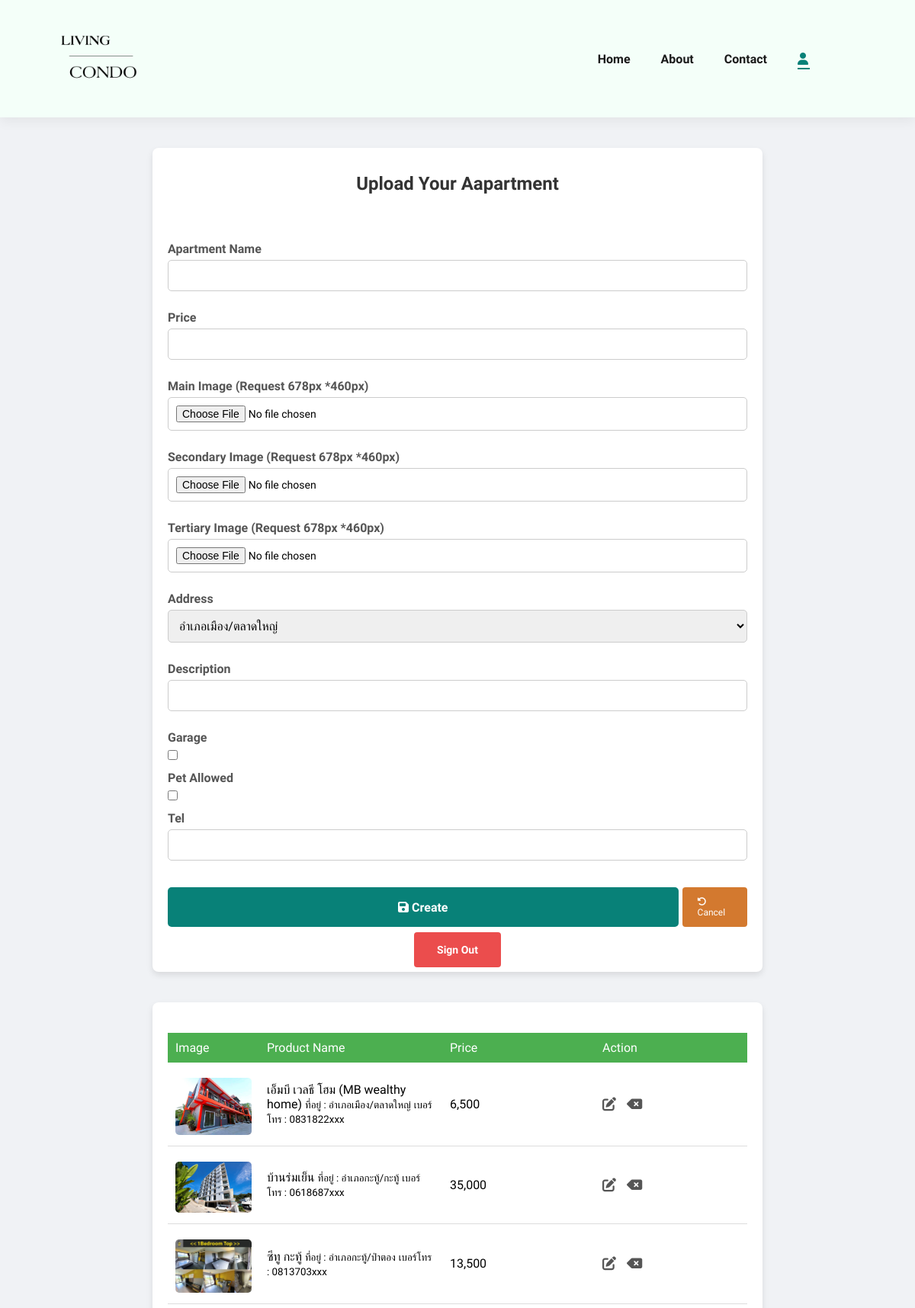
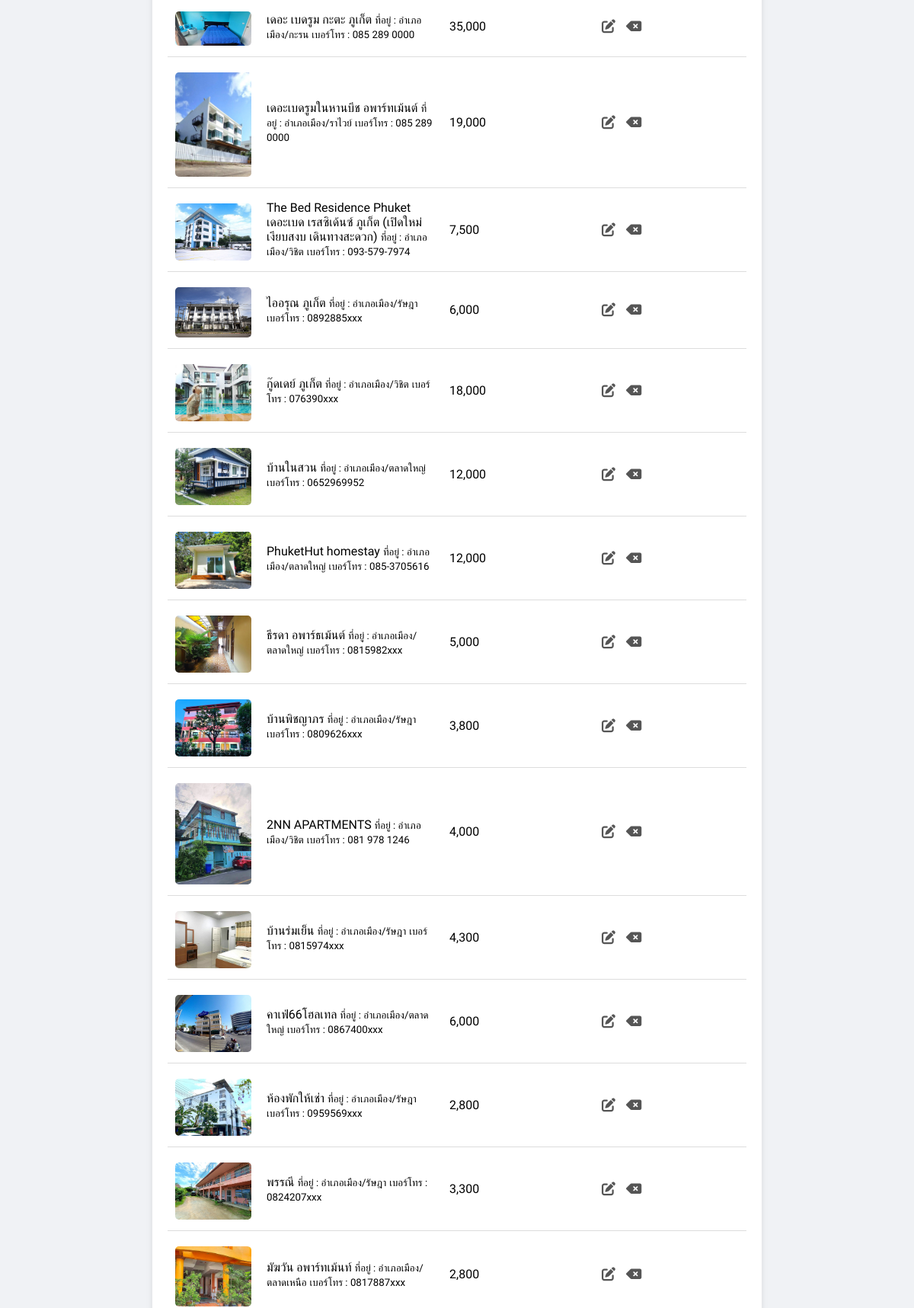
/product-post.php (signed in, upper part), run on the app's committed database (2 pictures, top to bottom).
### tables this page shows
CREATE TABLE `products` (
  `id` int(11) NOT NULL,
  `product_name` varchar(255) NOT NULL,
  `price` decimal(10,2) NOT NULL,
  `profile_image` varchar(255) DEFAULT NULL,
  `profile_image2` varchar(255) DEFAULT NULL,
  `profile_image3` varchar(255) DEFAULT NULL,
  `address` text DEFAULT NULL,
  `description` text NOT NULL,
  `garage` tinyint(1) NOT NULL DEFAULT 0,
  `pet` tinyint(1) NOT NULL DEFAULT 0,
  `tel` varchar(30) NOT NULL,
  `user_id` int(11) DEFAULT NULL,
  `approved` tinyint(1) NOT NULL DEFAULT 0,
  `ads` tinyint(1) NOT NULL DEFAULT 0,
  `created_at` timestamp NOT NULL DEFAULT current_timestamp(),
  `updated_at` timestamp NOT NULL DEFAULT current_timestamp() ON UPDATE current_timestamp()
);

### product-post.php (the view, shortened to what this page needs)
<?php
$user_id = $_SESSION['user_id'];
$query = mysqli_query($conn, "SELECT * FROM products WHERE user_id = '$user_id'");
$rows = mysqli_num_rows($query);
$result = [
    'id' => '',
    'product_name' => '',
    'price' => '',
    'address' => '',
    'product_image' => '',
    'description' => '',
    'garage' => '',
    'pet' => '',
    'tel' => '',
];
?>
<!DOCTYPE html>
<html lang="en">
<head>
    <link rel="stylesheet" href="assets/css/style-productpost.css">
</head>
<body>
    <?php include 'include/menu-login.php'; ?>
    <section id="body">
        <section id="form-details">
            <form action="product-form" method="post" enctype="multipart/form-data">
                <h2>Upload Your Aapartment</h2><br>
                <label class="form-label">Apartment Name</label>
                <input type="text" name="product_name" class="form-control" value="<?php echo $result['product_name']; ?>">
                <label class="form-label">Price</label>
                <input type="text" name="price" class="form-control" value="<?php echo $result['price']; ?>">
                <label for="formFile" class="form-label">Main Image (Request 678px *460px)</label>
                <input type="file" name="profile_image" class="form-control" accept="image/png, image/jpg, image/jpeg">
                <label for="formFile" class="form-label">Secondary Image (Request 678px *460px)</label>
                <input type="file" name="profile_image2" class="form-control" accept="image/png, image/jpg, image/jpeg">
                <label for="formFile" class="form-label">Tertiary Image (Request 678px *460px)</label>
                <input type="file" name="profile_image3" class="form-control" accept="image/png, image/jpg, image/jpeg">
                <label class="form-label">Address</label>
                <select name="address" class="form-control" value="<?php echo $result['address']; ?>">
                    <option>อำเภอเมือง/ตลาดใหญ่</option>
                </select>
                <label class="form-label">Description</label>
                <input type="text" name="description" class="form-control" value="<?php echo $result['description']; ?>">
                <label class="form-label">Garage</label>
                <input type="checkbox" name="garage" class="form-check-input" value="1" <?php echo ($result['garage'] == 1 ? 'checked' : ''); ?>>
                <label class="form-label">Pet Allowed</label>
                <input type="checkbox" name="pet" class="form-check-input" value="1" <?php echo ($result['pet'] == 1 ? 'checked' : ''); ?>>
                <label class="form-label">Tel</label>
                <input type="tel" name="tel" class="form-control" value="<?php echo $result['tel']; ?>">
                <div class="but-form">
                    <?php if (empty($result['id'])): ?>
                        <button class="normal" type="submit"><i class="fa-solid fa-floppy-disk"></i> Create</button>
                    <?php else: ?>
                        <button class="normal" type="submit"><i class="fa-solid fa-floppy-disk"></i> Update</button>
                    <?php endif ?>
                    <a href="product-post"><i class="fa-solid fa-rotate-left"></i></i> Cancel</a>
                </div>
                <div class="logout">
                    <a href="logout">Sign Out</a>
                </div>
            </form>
        </section>
        <section id="form-edit">
            <table>
                <thead>
                    <th style="width: 100px;">Image</th>
                    <th>Product Name</th>
                    <th style="width: 200px;">Price</th>
                    <th style="width: 200px;">Action</th>
                </thead>
                <tbody>
                    <?php if ($rows > 0): ?>
                        <?php while ($product = mysqli_fetch_assoc($query)): ?>
                            <tr>
                                <td>
                                    <?php if (!empty($product['profile_image'])) : ?>
                                        <img src="img/product/<?php echo $product['profile_image']; ?>" width="100" alt="Product_Image">
                                    <?php else : ?>
                                        <img src="img/product/no-image.png" width="100" alt="Product_Image">
                                    <?php endif; ?>
                                </td>
                                <td>
                                    <?php echo htmlspecialchars($product['product_name']); ?>
                                    <small>ที่อยู่ : <?php echo htmlspecialchars($product['address']); ?></small>
                                    <small>เบอร์โทร : <?php echo htmlspecialchars($product['tel']); ?></small>
                                </td>
                                <td>
                                    <?php echo number_format($product['price']); ?>
                                </td>
                                <td>
                                    <a class="a-edit" role="button" href="product-post?id=<?php echo $product['id']; ?>"><i class="fa-solid fa-pen-to-square"></i></a>
                                    <a class="a-de" onclick="return confirm('Are you sure you want to delete');" role="button" href="product-delete?id=<?php echo $product['id']; ?>"><i class="fa-solid fa-delete-left"></i></a>
                                </td>
                            </tr>
                        <?php endwhile; ?>
                    <?php else: ?>
                        <tr>
                            <td colspan="4">ไม่มีรายการ</td>
                        </tr>
                    <?php endif; ?>
                </tbody>
            </table>
        </section>
    </section>
    <?php include 'include/footer.php'; ?>
</body>
</html>

### assets/css/style-productpost.css (style rules this page uses)
#body { font-family: Arial, sans-serif; background-color: #f0f2f5; margin: 0; padding: 0; display: flex; flex-direction: column; align-items: center; padding: 20px; }
#form-details, #form-edit { background-color: #fff; width: 100%; max-width: 800px; margin: 20px auto; padding: 20px; border-radius: 8px; box-shadow: 0px 4px 8px rgba(0, 0, 0, 0.1); }
#form-details h2 { text-align: center; font-size: 24px; color: #333; margin-bottom: 20px; }
.form-label { display: block; margin: 10px 0 5px; font-weight: bold; color: #555; }
.form-control { width: 100%; padding: 10px; margin-bottom: 15px; border: 1px solid #ccc; border-radius: 5px; font-size: 16px; }
input[type="file"] { padding: 10px; font-size: 14px; }
img { margin-top: 10px; border-radius: 5px; }
.but-form .normal { background-color: #088178; color: #fff; padding: 12px 0; border: none; border-radius: 5px; font-size: 16px; cursor: pointer; transition: background-color 0.3s; width: 100%; }
.a-edit, .a-de { font-size: 18px; color: #555; margin-right: 10px; text-decoration: none; }
.but-form { display: flex; justify-content: space-between; margin-top: 20px; }
.but-form a { margin-left: 5px; text-decoration: none; color: #fff; background-color: #d3792f; font-size: 12px; padding: 12px 20px; border-radius: 4px; cursor: pointer; border: none; outline: none; transition: 0.2s; }
.logout { margin-top: 20px; text-align: center; }
.logout a { text-decoration: none; color: #fff; background-color: #eb4d4d; font-size: 14px; font-weight: 600; padding: 15px 30px; border-radius: 4px; cursor: pointer; border: none; outline: none; transition: 0.2s; }
table { width: 100%; border-collapse: collapse; margin-top: 20px; }
thead th { background-color: #4CAF50; color: white; padding: 10px; text-align: left; font-weight: normal; }
tbody td { padding: 10px; border-bottom: 1px solid #dddddd; }
td img { border-radius: 5px; width: 100px; height: auto; }

### assets/css/style-index.css (style rules this page uses)
* { margin: 0; padding: 0; box-sizing: border-box; font-family: 'Spartan', sans-serif; }
h2 { font-size: 46px; line-height: 54px; color: #222; }
button.normal { font-size: 14px; font-weight: 600; padding: 15px 30px; color: #000; background-color: #fff; border-radius: 4px; cursor: pointer; border: none; outline: none; transition: 0.2s; }
body { width: 100%; }

### data on the page
products: profile_image (picture), product_name "เอ็มบี เวลธี โฮม (MB wealthy home)", address "อำเภอเมือง/ตลาดใหญ่", tel "0831822xxx", price "6,500"
products: profile_image (picture), product_name "บ้านร่มเย็น", address "อำเภอกะทู้/กะทู้", tel "0618687xxx", price "35,000"
products: profile_image (picture), product_name "ซีทู กะทู้", address "อำเภอกะทู้/ป่าตอง", tel "0813703xxx", price "13,500"
products: profile_image (picture), product_name "เดอะ เบดรูม กะตะ ภูเก็ต", address "อำเภอเมือง/กะรน", tel "085 289 0000", price "35,000"
products: profile_image (picture), product_name "เดอะเบดรูมในหานบีช อพาร์ทเม้นต์", address "อำเภอเมือง/ราไวย์", tel "085 289 0000", price "19,000"
products: profile_image (picture), product_name "The Bed Residence Phuket เดอะเบด เรสซิเด้นซ์ ภูเก็ต (เปิดใหม่ เงียบสงบ เดินทางสะดวก)", address "อำเภอเมือง/วิชิต", tel "093-579-7974", price "7,500"
products: profile_image (picture), product_name "ไออรุณ ภูเก็ต", address "อำเภอเมือง/รัษฎา", tel "0892885xxx", price "6,000"
products: profile_image (picture), product_name "กู๊ดเดย์ ภูเก็ต", address "อำเภอเมือง/วิชิต", tel "076390xxx", price "18,000"
products: profile_image (picture), product_name "บ้านในสวน", address "อำเภอเมือง/ตลาดใหญ่", tel "0652969952", price "12,000"
products: profile_image (picture), product_name "PhuketHut homestay", address "อำเภอเมือง/ตลาดใหญ่", tel "085-3705616", price "12,000"
products: profile_image (picture), product_name "ธีรดา อพาร์ธเม้นต์", address "อำเภอเมือง/ตลาดใหญ่", tel "0815982xxx", price "5,000"
products: profile_image (picture), product_name "บ้านพิชญาภร", address "อำเภอเมือง/รัษฎา", tel "0809626xxx", price "3,800"
products: profile_image (picture), product_name "2NN APARTMENTS", address "อำเภอเมือง/วิชิต", tel "081 978 1246", price "4,000"
products: profile_image (picture), product_name "บ้านร่มเย็น", address "อำเภอเมือง/รัษฎา", tel "0815974xxx", price "4,300"
products: profile_image (picture), product_name "คาเฟ่66โฮลเทล", address "อำเภอเมือง/ตลาดใหญ่", tel "0867400xxx", price "6,000"
products: profile_image (picture), product_name "ห้องพักให้เช่า", address "อำเภอเมือง/รัษฎา", tel "0959569xxx", price "2,800"
products: profile_image (picture), product_name "พรรณี", address "อำเภอเมือง/รัษฎา", tel "0824207xxx", price "3,300"
products: profile_image (picture), product_name "มัฆวัน อพาร์ทเม้นท์", address "อำเภอเมือง/ตลาดเหนือ", tel "0817887xxx", price "2,800"
